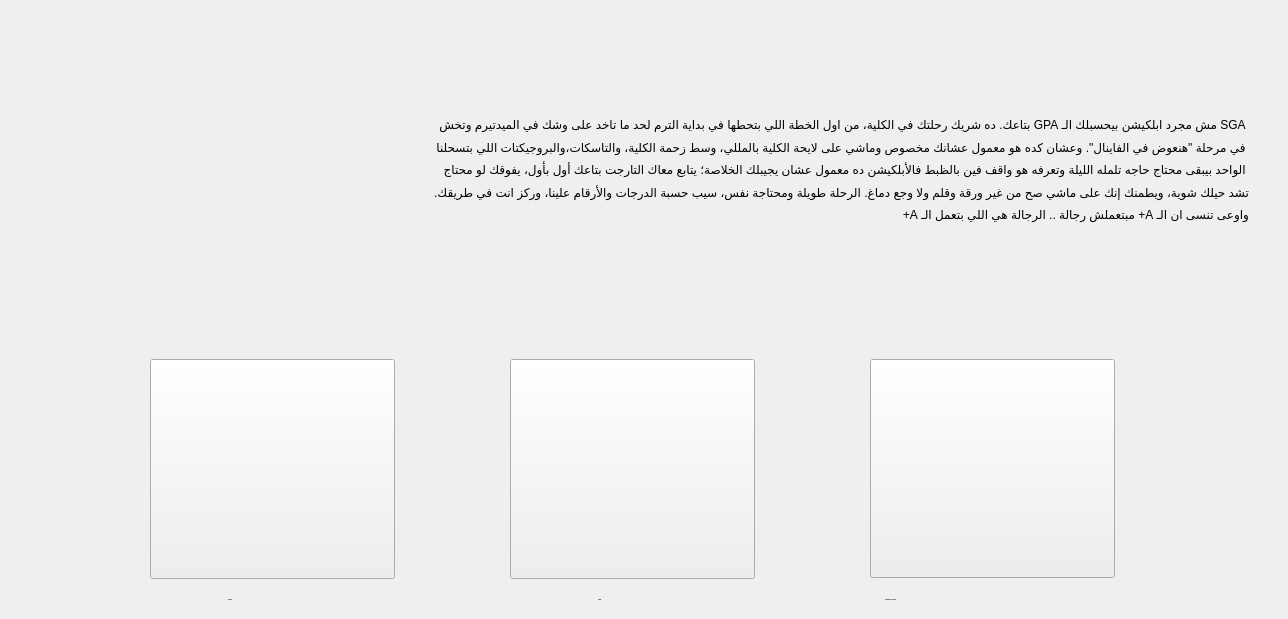
    <widget class="QWidget" name="page_2">
     <widget class="QPushButton" name="complaints">
      <property name="geometry">
       <rect>
        <x>870</x>
        <y>359</y>
        <width>245</width>
        <height>219</height>
       </rect>
      </property>
      <property name="toolTip">
       <string>في مشكلة هنا يا باشا ولا ايه</string>
      </property>
      <property name="text">
       <string/>
      </property>
      <property name="icon">
       <iconset resource="res.qrc">
        <normaloff>:/new/prefix1/Screenshot_20260619_132542.png</normaloff>:/new/prefix1/Screenshot_20260619_132542.png</iconset>
      </property>
      <property name="iconSize">
       <size>
        <width>250</width>
        <height>250</height>
       </size>
      </property>
     </widget>
     <widget class="QPushButton" name="linkedin">
      <property name="geometry">
       <rect>
        <x>150</x>
        <y>359</y>
        <width>245</width>
        <height>220</height>
       </rect>
      </property>
      <property name="toolTip">
       <string>وش ذا الشرس</string>
      </property>
      <property name="text">
       <string/>
      </property>
      <property name="icon">
       <iconset resource="res.qrc">
        <normaloff>:/new/prefix1/2459101-426374013.jpg</normaloff>:/new/prefix1/2459101-426374013.jpg</iconset>
      </property>
      <property name="iconSize">
       <size>
        <width>245</width>
        <height>280</height>
       </size>
      </property>
     </widget>
     <widget class="QLabel" name="label_23">
      <property name="geometry">
       <rect>
        <x>598</x>
        <y>590</y>
        <width>69</width>
        <height>20</height>
       </rect>
      </property>
      <property name="font">
       <font>
        <pointsize>-1</pointsize>
        <bold>true</bold>
       </font>
      </property>
      <property name="text">
       <string>GitHub</string>
      </property>
     </widget>
     <widget class="QLabel" name="label_26">
      <property name="geometry">
       <rect>
        <x>885</x>
        <y>590</y>
        <width>216</width>
        <height>20</height>
       </rect>
      </property>
      <property name="font">
       <font>
        <pointsize>-1</pointsize>
        <bold>true</bold>
       </font>
      </property>
      <property name="text">
       <string>Complaints &amp; Feedback</string>
      </property>
     </widget>
     <widget class="QLabel" name="label_27">
      <property name="geometry">
       <rect>
        <x>228</x>
        <y>590</y>
        <width>89</width>
        <height>20</height>
       </rect>
      </property>
      <property name="font">
       <font>
        <pointsize>-1</pointsize>
        <bold>true</bold>
       </font>
      </property>
      <property name="text">
       <string>LinkedIn</string>
      </property>
     </widget>
     <widget class="QLabel" name="about_message">
      <property name="geometry">
       <rect>
        <x>-30</x>
        <y>6</y>
        <width>1279</width>
        <height>335</height>
       </rect>
      </property>
      <property name="text">
       <string>&lt;div dir=&quot;rtl&quot; align=&quot;right&quot; style=&quot;line-height: 1.5; padding-left: 10px;&quot;&gt;
.     SGA مش مجرد ابلكيشن بيحسبلك الـ GPA بتاعك. ده شريك رحلتك في الكلية، من اول الخطة اللي بتحطها في بداية الترم لحد ما تاخد على وشك في الميدتيرم وتخش &lt;br&gt;
.    في مرحلة &quot;هنعوض في الفاينال&quot;. وعشان كده هو معمول عشانك مخصوص وماشي على لايحة الكلية بالمللي، وسط زحمة الكلية، والتاسكات،والبروجيكتات اللي بتسحلنا &lt;br&gt;
.    الواحد بيبقى محتاج حاجه تلمله الليلة وتعرفه هو واقف فين بالظبط فالأبلكيشن ده معمول عشان يجيبلك الخلاصة؛ يتابع معاك التارجت بتاعك أول بأول، يفوقك لو محتاج &lt;br&gt;
   تشد حيلك شوية، ويطمنك إنك على ماشي صح من غير ورقة وقلم ولا وجع دماغ. الرحلة طويلة ومحتاجة نفس، سيب حسبة الدرجات والأرقام علينا، وركز انت في طريقك.&lt;br&gt;
   واوعى تنسى ان الـ &lt;span dir=&quot;ltr&quot;&gt;A+&lt;/span&gt; مبتعملش رجالة .. الرجالة هي اللي بتعمل الـ &lt;span dir=&quot;ltr&quot;&gt;A+&lt;/span&gt;
&lt;/div&gt;</string>
      </property>
      <property name="textFormat">
       <enum>Qt::TextFormat::AutoText</enum>
      </property>
      <property name="scaledContents">
       <bool>false</bool>
      </property>
      <property name="alignment">
       <set>Qt::AlignmentFlag::AlignRight|Qt::AlignmentFlag::AlignTrailing|Qt::AlignmentFlag::AlignVCenter</set>
      </property>
      <property name="style_type" stdset="0">
       <string>about</string>
      </property>
     </widget>
     <widget class="QPushButton" name="github">
      <property name="geometry">
       <rect>
        <x>510</x>
        <y>359</y>
        <width>245</width>
        <height>220</height>
       </rect>
      </property>
      <property name="toolTip">
       <string>شكلي يشرف والنبي؟</string>
      </property>
      <property name="text">
       <string/>
      </property>
      <property name="icon">
       <iconset resource="res.qrc">
        <normaloff>:/new/prefix1/Screenshot_20260620_153737.png</normaloff>:/new/prefix1/Screenshot_20260620_153737.png</iconset>
      </property>
      <property name="iconSize">
       <size>
        <width>245</width>
        <height>280</height>
       </size>
      </property>
     </widget>
    </widget>
